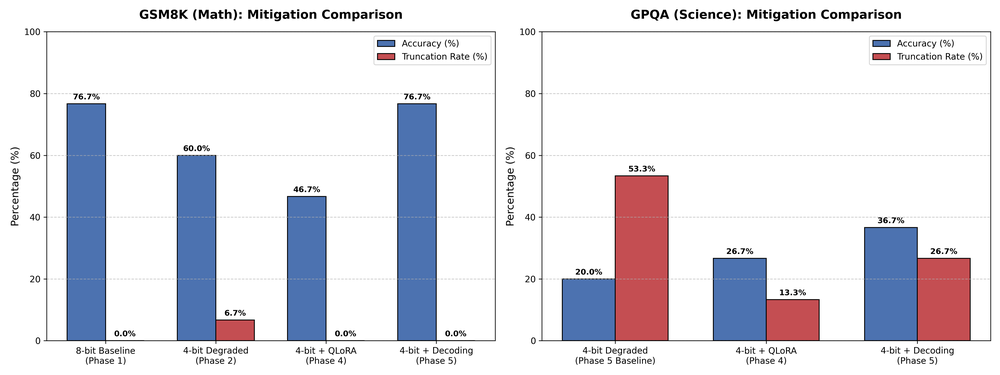
#> input picture 02_report/latex_source/figures/phase6_final_comparison_chart.png, 1000 x 375 px, shrunk from 4800 x 1800 before the run
$ python build_fallback_pdf.py
#> lines starting #> are read from the running program, lines starting #| are printed output that depends on the picture
#!/usr/bin/env python3
import os
import textwrap
from matplotlib import pyplot as plt
from matplotlib.backends.backend_pdf import PdfPages
from matplotlib.image import imread

SCRIPT_DIR = os.path.dirname(os.path.abspath(__file__))
OUT_PDF = os.path.normpath(os.path.join(SCRIPT_DIR, "..", "final_report.pdf"))
FIG_DIR = os.path.join(SCRIPT_DIR, "figures")


def _wrap_lines(text, width=105):
    lines = []
    for para in text.split("\n"):
        para = para.rstrip()
        if not para:
            lines.append("")
            continue
        lines.extend(textwrap.wrap(para, width=width))
    return lines


def add_text_page(pdf, heading, body, subheading=None, fontsize=10):
    fig = plt.figure(figsize=(8.27, 11.69))
    ax = fig.add_axes([0, 0, 1, 1])
    ax.axis("off")

    y = 0.965
    ax.text(0.07, y, heading, fontsize=16, fontweight="bold", va="top")
    y -= 0.04

    if subheading:
        ax.text(0.07, y, subheading, fontsize=11, style="italic", va="top")
        y -= 0.035

    for line in _wrap_lines(body):
        if y < 0.06:
            pdf.savefig(fig)
            plt.close(fig)
            fig = plt.figure(figsize=(8.27, 11.69))
            ax = fig.add_axes([0, 0, 1, 1])
            ax.axis("off")
            y = 0.965
            ax.text(0.07, y, heading + " (contd.)", fontsize=14, fontweight="bold", va="top")
            y -= 0.04

        if line == "":
            y -= 0.012
        else:
            ax.text(0.07, y, line, fontsize=fontsize, va="top")
            y -= 0.019

    pdf.savefig(fig)
    plt.close(fig)


def add_figure_page(pdf, heading, image_path, caption):
    fig = plt.figure(figsize=(8.27, 11.69))
    ax = fig.add_axes([0, 0, 1, 1])
    ax.axis("off")

    ax.text(0.07, 0.965, heading, fontsize=16, fontweight="bold", va="top")

    if os.path.exists(image_path):
        img = imread(image_path)
        img_ax = fig.add_axes([0.08, 0.2, 0.84, 0.68])
        img_ax.imshow(img)
        img_ax.axis("off")
        ax.text(0.08, 0.15, caption, fontsize=10, va="top")
    else:
        ax.text(0.08, 0.8, f"Figure missing: {image_path}", fontsize=11, color="red")
        ax.text(0.08, 0.75, caption, fontsize=10, va="top")

    pdf.savefig(fig)
    plt.close(fig)


def build_report():
    with PdfPages(OUT_PDF) as pdf:
        add_text_page(
            pdf,
            "Quantization Effects on Reasoning in Small Language Models",
            """
Final Report (DL23 Project)

Abstract
This report studies how aggressive quantization changes reasoning behavior in a 1.5B model and what recovery methods actually help in practice. The complete workflow is implemented in DL23.ipynb and the quantitative evidence comes from 05_results/. We reproduced baseline versus degradation behavior, adapted QLoRA-style supervised recovery, and extended the project with decoding ablations plus a pilot RL (GRPO) stage. The key finding is practical: in this project, decoding controls and focused supervised adaptation gave stronger and more reliable gains than small-budget RL. We also explain why our RL scope was intentionally reduced and why full BitNet-style training was not feasible under our compute and time budget.

Introduction
Resource-aware deployment requires quantization, but lower precision can disrupt long reasoning chains. This project asks three concrete questions: (1) how much quality is lost when we push toward 4-bit settings, (2) which recovery approach is strongest under realistic constraints, and (3) whether a constrained RL phase gives meaningful benefit beyond supervised finetuning and decoding controls.
            """,
            subheading="Research-paper structure report generated from DL23.ipynb and 05_results artifacts",
        )

        add_text_page(
            pdf,
            "Project Roadmap",
            """
How to read this report quickly:
1) If you want the big picture, read Results + Ablations first.
2) If you care about reproducibility, read Experimental Setup + Limitations.
3) If you care about model behavior, read Failure Cases carefully.

Phase map used in DL23.ipynb:
- Phase 1: 8-bit baseline (reference quality).
- Phase 2: 4-bit degradation measurement.
- Phase 4: QLoRA-style supervised recovery.
- Phase 5: Decoding ablations (inference-time controls).
- Phase 7: Consolidated QLoRA SFT experiments with quant variants.
- Phase 8: Pilot GRPO experiment with strict caps.

Traceability examples from notebook and artifacts:
- Environment printouts: Python 3.13.2, CUDA 12.8, GPU Name: NVIDIA H100 NVL, GPU VRAM: 93.09 GB.
- Package printouts: transformers 5.5.0, trl 0.24.0, peft 0.19.1, accelerate 1.13.0, datasets 4.3.0, bitsandbytes 0.49.2.
- Core result tables: 05_results/main_results.csv and 05_results/ablations.csv.
- Core plots: 05_results/figures/phase6_final_comparison_chart.png and phase7_vs_phase8_plot.png.

            """,
        )

        add_text_page(
            pdf,
            "Related Work",
            """
Primary Paper 1: BitNet [1]
Brief summary: BitNet proposes a 1-bit Transformer direction with BitLinear layers, aiming for strong efficiency gains while preserving language modeling quality.
Influence on our project: BitNet shaped our ambition to push quantization aggressively.
What we actually did: we attempted to move in a BitNet-inspired direction, but full from-scratch 1-bit training was too computationally heavy for our available budget and timeline.

Primary Paper 2: QLoRA [2]
Brief summary: QLoRA shows that a frozen quantized backbone plus trainable LoRA adapters can recover task performance at far lower memory cost.
Influence on our project: this is the central paper we adapted.
Concrete notebook examples:
- Phase 7 requests NF4 and NF4+KV configurations.
- Phase 7 adapter uses r=16, lora_alpha=16, lora_dropout=0, and target modules q_proj/k_proj/v_proj/o_proj/gate_proj/up_proj/down_proj.
- Phase 8 also uses a LoRA adapter with r=16 and NF4-style loading for the base.

Additional Paper 1: Evaluating the Generalization Ability of Quantized LLMs [3]
Brief summary: this work emphasizes that quantized behavior depends on data and evaluation context, and proposes benchmark-centric analysis.
Influence on our project: we avoided single-task conclusions by testing both GSM8K and GPQA and by reporting not only accuracy but also structural failures.
Concrete impact: the same intervention can help one dataset and hurt another; we explicitly show such task dependence in Phase 7 and Phase 8 comparisons.

Additional Paper 2: Interpreting the Effects of Quantization on LLMs [4]
Brief summary: this paper analyzes quantization effects through interpretability and calibration lenses and reports model-dependent outcomes.
Influence on our project: we separate "format is stable" from "answer is correct".
Concrete impact in our raw rows: some predictions keep clean structure and complete answers but still produce wrong final decisions.

Citation verification note:
- BitNet: arXiv:2310.11453
- QLoRA: arXiv:2305.14314
- Quantized generalization benchmark: arXiv:2406.12928
- Quantization interpretability paper: arXiv:2508.16785
            """,
        )

        add_text_page(
            pdf,
            "Methodology",
            """
How we designed the phase logic:
We deliberately organized the project as a sequence of phases instead of one large run. Quantization studies can fail in multiple ways, so splitting the workflow into smaller steps makes it easier to identify what is helping and what is hurting.

Why we chose these phases:
- Phase 1 (reference baseline): we needed a trustworthy starting point to define normal performance before aggressive compression.
- Phase 2 (degradation check): we then lowered precision to measure the direct cost of quantization on accuracy and output stability.
- Phase 4 (supervised recovery): we tested whether lightweight adapter tuning can recover reasoning quality without full-model retraining.
- Phase 5 (decoding recovery): we tested low-cost inference controls to see how much can be recovered without additional training.
- Phase 7 (consolidated supervised study): we ran a structured supervised comparison across quantization styles and both datasets.
- Phase 8 (pilot reinforcement learning): we tested whether reward-driven optimization could improve behavior beyond supervised tuning.

How this appears in DL23 in practical terms:
- The supervised recovery path uses compact adapter training with a small effective batch, accumulation, warm-up, and a capped step budget.
- The supervised evaluation path is kept fixed at 30 examples per dataset to keep comparisons fair and reproducible.
- The pilot RL stage is intentionally small-scale, using a 30-example training subset and 20-example evaluation caps, so feasibility can be tested before larger runs.
- Reward design in the RL pilot starts by encouraging cleaner structure and then increases emphasis on correctness.

Methodological value of this structure:
Each phase isolates one hypothesis: baseline quality, quantization damage, supervised recovery, decoding recovery, and pilot RL effect. That makes the final conclusions easier to interpret and defend.
            """,
        )

        add_text_page(
            pdf,
            "Methodology in Practice",
            """
This is how the phase logic was actually executed in DL23.

Phase 1 in practice: establish the reference
We first run a stronger baseline on both math and science tasks. This confirms that prompts, parsing rules, and metrics are working before we stress the model with lower precision.

Phase 2 in practice: isolate quantization damage
Next, we reduce precision while keeping the task setup as consistent as possible. This lets us attribute drops in accuracy, truncation, and looping to quantization effects rather than unrelated pipeline changes.

Phase 4 in practice: supervised recovery with compact tuning
Instead of expensive full-model retraining, we train lightweight adapters. In DL23 this stage uses a modest step budget and controlled optimization settings so runs stay stable and repeatable.

Phase 5 in practice: decoding as a controllable lever
We then modify only generation behavior (for example deterministic decoding and loop-aware controls). This phase was chosen because it is cheap to run and can produce large quality gains without additional training cost.

Phase 7 in practice: consolidate supervised findings
After early recovery experiments, we run a structured supervised comparison across quantization variants and both datasets. This gives a clean supervised checkpoint before moving into reinforcement learning.

Phase 8 in practice: constrained RL pilot
Finally, we run a pilot reinforcement-learning stage on small train/eval subsets and conservative generation settings. The goal here is directional evidence and feasibility, not a final benchmark claim.

            """,
        )

        add_text_page(
            pdf,
            "Experimental Setup",
            """
Artifacts used:
- Main implementation: DL23.ipynb
- Aggregated metrics: 05_results/main_results.csv
- Ablations: 05_results/ablations.csv
- Comparison plots: 05_results/figures/*.png

Environment and hardware evidence from notebook logs:
- Python 3.13.2, CUDA 12.8.
- Observed run includes NVIDIA H100 NVL (93.09 GB VRAM).
- Notebook project summary also states strict Colab T4-style constraints (16 GB VRAM) as a design driver.

Configuration examples tied to notebook code:
- Phase 7 base model id: unsloth/DeepSeek-R1-Distill-Qwen-1.5B.
- Phase 8 base model id: Qwen/Qwen2.5-1.5B-Instruct.
- Phase 8 quantization config: load_in_4bit=True, quant type NF4, double quantization enabled.
- Phase 8 LoRA config: r=16, lora_alpha=16, lora_dropout=0.05.

Scope reduction due compute/memory/data limits (explicitly justified):
- Phase-8 train caps: GSM8K=2000, GPQA=200.
- Phase-8 eval caps: GSM8K=20, GPQA=20.
- RL trainer used pilot subset: 30 GSM8K rows only.
- Pilot generation controls were conservative (max completion length 64, low generation counts/batch settings).

Additional RL pilot settings from notebook config_candidates:
- per_device_train_batch_size=1
- gradient_accumulation_steps=2
- generation_batch_size=2
- learning_rate=5e-6
- num_generations=2
- num_train_epochs=20

Reason for scope reduction:
These limits were required to keep memory use stable, prevent long unstable multi-generation RL runs, and ensure the team could iterate reproducibly. Therefore, Phase 8 conclusions are correctly reported as pilot-level and not as full RL convergence results.
            """,
        )

        add_text_page(
            pdf,
            "Results",
            """
Main outcomes from 05_results/main_results.csv:

Results table (GSM8K):
| Phase | Setting              | Accuracy % | Truncation % | N |
| P1    | 8-bit baseline       | 76.67      | 0.00         | 30 |
| P2    | 4-bit degraded       | 60.00      | 6.67         | 30 |
| P4    | 4-bit + QLoRA        | 46.67      | 0.00         | 30 |
| P5    | 4-bit + decoding     | 76.67      | 0.00         | 30 |
| P7    | QLoRA SFT average    | 38.33      | 0.00         | 30 |
| P8    | GRPO pilot           | 15.00      | 0.00         | 20 |

Results table (GPQA):
| Phase | Setting              | Accuracy % | Truncation % | N |
| P2    | 4-bit degraded       | 20.00      | 53.33        | 30 |
| P4    | 4-bit + QLoRA        | 26.67      | 13.33        | 30 |
| P5    | 4-bit + decoding     | 36.67      | 26.67        | 30 |
| P7    | QLoRA SFT average    | 20.00      | 13.33        | 30 |
| P8    | GRPO pilot           | 30.00      | 0.00         | 20 |

Interpretation:
1) What quantization breaks:
- GSM8K drops from 76.67 to 60.00 when moving baseline to degraded 4-bit setup.
- GPQA suffers severe truncation in degraded mode (53.33%), indicating output-structure fragility.

2) What recovered quality most efficiently:
- Decoding controls restored GSM8K strongly (for example, greedy logic reaches 76.67 in the main table and 80.00 in decoding ablations).
- On GPQA, decoding loop controls improved from 20.00 baseline decoding to 36.67 for loop breaker 2.

3) Comparative Analysis of Phase 7 and 8:
- Phase 8 GPQA improved over Phase 7 average (30.00 vs 20.00).
- Phase 8 GSM8K underperformed Phase 7 average (15.00 vs 38.33).
- This mixed outcome is expected from a pilot RL setup with tiny training subset and strict generation caps.

Practical takeaway:
If compute is constrained, decoding and targeted SFT are safer first choices; RL should be staged later with larger datasets and longer training.
            """,
        )

        add_figure_page(
            pdf,
            "Results Figure",
            os.path.join(FIG_DIR, "phase6_final_comparison_chart.png"),
            "Figure: Cross-phase comparison chart exported from the notebook workflow.",
        )
#> in add_figure_page, img is the input picture: shape (375, 1000, 4) float32; mean R, G, B, A 0.879, 0.876, 0.904, 1

        add_figure_page(
            pdf,
            "Phase 7 vs Phase 8",
            os.path.join(FIG_DIR, "phase7_vs_phase8_plot.png"),
            "Figure: Direct comparison of Phase-7 QLoRA SFT and Phase-8 GRPO pilot outcomes.",
        )
#> call 2 of add_figure_page, with heading = 'Phase 7 vs Phase 8'
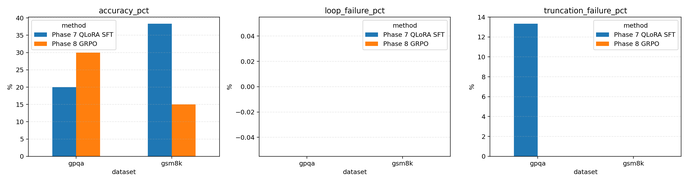
#> input picture 02_report/latex_source/figures/phase7_vs_phase8_plot.png, 688 x 183 px, shrunk from 3300 x 880 before the run
#> in add_figure_page, img is the input picture: shape (183, 688, 4) float32; mean R, G, B, A 0.921, 0.927, 0.929, 1

        add_text_page(
            pdf,
            "Ablations",
            """
Ablation evidence from 05_results/ablations.csv:

Decoding ablations (Phase 5):
- GSM8K baseline decoding: 66.67%.
- GSM8K greedy logic: 80.00% with 0.00% truncation.
- GPQA baseline decoding: 20.00% with 53.33% truncation.
- GPQA loop breaker 2: 36.67% with 26.67% truncation.

Phase-7 quantization variant ablations:
- GSM8K: NF4=36.67%, NF4+KV=40.00%.
- GPQA: NF4=23.33%, NF4+KV=16.67%.

Ablation takeaway in plain language:
- Not all "more advanced" options help uniformly.
- For GSM8K, straightforward decoding controls gave large upside.
- For GPQA, loop-focused decoding reduced truncation and improved accuracy over baseline decoding.
- Quantization variant benefits are dataset-sensitive (NF4+KV helped GSM8K but hurt GPQA in this run).
            """,
        )

        add_text_page(
            pdf,
            "Ablations with Practical Examples",
            """
Decoding ablation example (GSM8K):
- Baseline decoding: 66.67 accuracy, 3.33 truncation.
- Greedy logic: 80.00 accuracy, 0.00 truncation.
Interpretation: When we changed to a more deterministic decoding style, the model became much more stable. It gave fewer broken outputs and more consistent final answers. This is reflected by the jump in accuracy from 66.67 to 80.00 and the drop in truncation from 3.33 to 0.00.

Decoding ablation example (GPQA):
- Baseline decoding: 20.00 accuracy, 53.33 truncation.
- Loop breaker 2: 36.67 accuracy, 26.67 truncation.
Interpretation: In the science multiple-choice setting, loop-control decoding made a clear difference. It reduced output breakdowns and improved correctness at the same time, which suggests that careful generation controls can recover useful quality even without extra retraining.

Phase 7 quantization variant example:
- gsm8k__nf4 = 36.67, gsm8k__nf4_kv = 40.00.
- gpqa__nf4 = 23.33, gpqa__nf4_kv = 16.67.
Interpretation: The same quantization choice does not behave the same way on every task. One variant helped the math dataset but hurt the science dataset, which means there is no universal "best" setting. The right choice depends on the task you care about.

Important Takeaways:
1) Do not assume one configuration will work best for all tasks.
2) Compare settings task by task before deciding what to deploy.
3) Check both accuracy and failure behavior, because average scores alone can hide important differences.
            """,
        )

        add_figure_page(
            pdf,
            "Phase 7 Metrics",
            os.path.join(FIG_DIR, "phase7_step6_metrics_plot.png"),
            "Figure: Phase-7 metric plot from report artifacts.",
        )
#> call 3 of add_figure_page, with heading = 'Phase 7 Metrics'
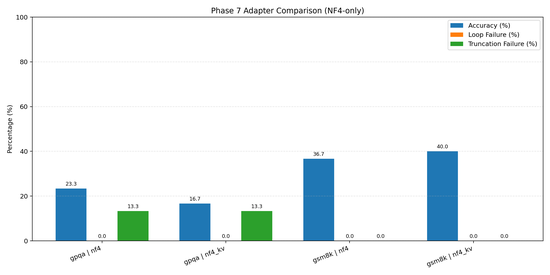
#> input picture 02_report/latex_source/figures/phase7_step6_metrics_plot.png, 550 x 275 px, shrunk from 2640 x 1320 before the run
#> in add_figure_page, img is the input picture: shape (275, 550, 4) float32; mean R, G, B, A 0.929, 0.953, 0.96, 1

        add_text_page(
            pdf,
            "Failure Cases",
            """
Failure evidence from 05_results/figures/phase8_raw_eval.csv (40 rows total):
- GPQA (20 rows): 30.00% accuracy, 0.00% loop failure, 0.00% truncation.
- GSM8K (20 rows): 15.00% accuracy, 0.00% loop failure, 0.00% truncation.

Representative incorrect cases:
1) GPQA: prediction C vs ground truth B, with long explanation text that sounds plausible but selects the wrong final option.
2) GPQA: prediction A vs ground truth B, where reasoning is verbose but decision grounding is weak.
3) GSM8K: prediction 0 vs ground truth 18; chain-of-thought style text exists, but arithmetic closure fails.

Observed pattern:
The model can produce well-formed responses without being correct. In other words, structural quality and answer correctness are not equivalent.

Why this section is important:
- Aggregate metrics alone can hide these behaviors.
- Failure examples explain why Phase 8 can show zero loop/truncation failures but still have low GSM8K accuracy.
            """,
        )
#> (the rest of the program and of its run is left out)
